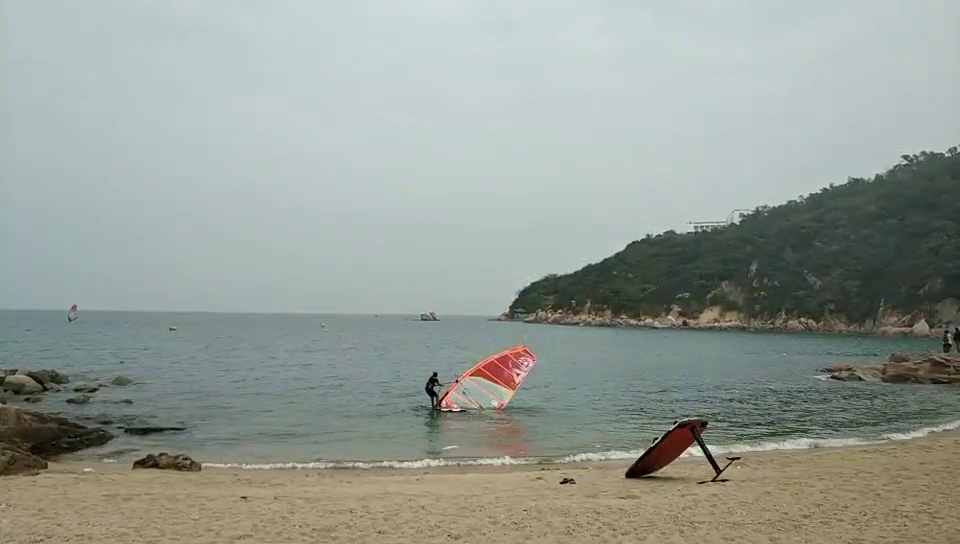
#> input picture frame 41 of source/boat.mp4, 960 x 544 px
$ python camshift.py
#> lines starting #> are read from the running program, lines starting #| are printed output that depends on the picture; after the words box and inside, x2 and y2 are one past the last pixel; in counts of white or black regions, pixels touching at a corner belong together
### code/video.py
#!/usr/bin/env python

'''
Video capture sample.

Sample shows how VideoCapture class can be used to acquire video
frames from a camera of a movie file. Also the sample provides
an example of procedural video generation by an object, mimicking
the VideoCapture interface (see Chess class).

'create_capture' is a convenience function for capture creation,
falling back to procedural video in case of error.

Usage:
    video.py [--shotdir <shot path>] [source0] [source1] ...'

    sourceN is an
     - integer number for camera capture
     - name of video file
     - synth:<params> for procedural video

Synth examples:
    synth:bg=lena.jpg:noise=0.1
    synth:class=chess:bg=lena.jpg:noise=0.1:size=640x480

Keys:
    ESC    - exit
    SPACE  - save current frame to <shot path> directory

'''

# Python 2/3 compatibility
from __future__ import print_function

import numpy as np
import cv2 as cv

import re

from numpy import pi, sin, cos

# local modules
from tst_scene_render import TestSceneRender
import common

class VideoSynthBase(object):
    # [14 lines left out: function __init__, not called in this run]

    def render(self, dst):
        pass

    # [15 lines left out: function read, not called in this run]

    def isOpened(self):
        return True

class Book(VideoSynthBase):
    # [11 lines left out: functions __init__, read, not called in this run]

class Cube(VideoSynthBase):
    def __init__(self, **kw):
        super(Cube, self).__init__(**kw)
        self.render = TestSceneRender(cv.imread(cv.samples.findFile('pca_test1.jpg')), deformation = True,  speed = 1)

    # [5 lines left out: function read, not called in this run]

class Chess(VideoSynthBase):
    # [45 lines left out: functions __init__, draw_quads, render, not called in this run]


classes = dict(chess=Chess, book=Book, cube=Cube)

presets = dict(
    empty = 'synth:',
    lena = 'synth:bg=lena.jpg:noise=0.1',
    chess = 'synth:class=chess:bg=lena.jpg:noise=0.1:size=640x480',
    book = 'synth:class=book:bg=graf1.png:noise=0.1:size=640x480',
    cube = 'synth:class=cube:bg=pca_test1.jpg:noise=0.0:size=640x480'
)


def create_capture(source = 0, fallback = presets['chess']):
    '''source: <int> or '<int>|<filename>|synth [:<param_name>=<value> [:...]]'
    '''
    source = str(source).strip()

    # Win32: handle drive letter ('c:', ...)
    source = re.sub(r'(^|=)([a-zA-Z]):([/\\a-zA-Z0-9])', r'\1?disk\2?\3', source)
    chunks = source.split(':')
    chunks = [re.sub(r'\?disk([a-zA-Z])\?', r'\1:', s) for s in chunks]

    source = chunks[0]
    try: source = int(source)
    except ValueError: pass
    params = dict( s.split('=') for s in chunks[1:] )

    cap = None
    if source == 'synth':
        Class = classes.get(params.get('class', None), VideoSynthBase)
        try: cap = Class(**params)
        except: pass
    else:
        cap = cv.VideoCapture(source)
        if 'size' in params:
            w, h = map(int, params['size'].split('x'))
            cap.set(cv.CAP_PROP_FRAME_WIDTH, w)
            cap.set(cv.CAP_PROP_FRAME_HEIGHT, h)
    if cap is None or not cap.isOpened():
        print('Warning: unable to open video source: ', source)
        if fallback is not None:
            return create_capture(fallback, None)
    return cap

# [30 lines that do not run on import are left out]

### code/camshift.py
#!/usr/bin/env python

'''
Camshift tracker
================

This is a demo that shows mean-shift based tracking
You select a color objects such as your face and it tracks it.
This reads from video camera (0 by default, or the camera number the user enters)

[1] http://citeseerx.ist.psu.edu/viewdoc/summary?doi=10.1.1.14.7673

Usage:
------
    camshift.py [<video source>]

    To initialize tracking, select the object with mouse

Keys:
-----
    ESC   - exit
    b     - toggle back-projected probability visualization
'''

# Python 2/3 compatibility
from __future__ import print_function
import sys
PY3 = sys.version_info[0] == 3

if PY3:
    xrange = range

import numpy as np
import cv2 as cv

# local module
import video
from video import presets


class App(object):
    def __init__(self, video_src):
#> called with video_src = '../source/boat.mp4'
        self.cam = video.create_capture(video_src, presets['cube'])
        _ret, self.frame = self.cam.read()
#> self.frame is the input picture: shape (544, 960, 3); mean B, G, R 149.3, 157, 149.3
        cv.namedWindow('camshift')
        cv.setMouseCallback('camshift', self.onmouse)

        self.selection = None
        self.drag_start = None
        self.show_backproj = False
        self.track_window = None

    def onmouse(self, event, x, y, flags, param):
        if event == cv.EVENT_LBUTTONDOWN:
            self.drag_start = (x, y)
            self.track_window = None
        if self.drag_start:
            xmin = min(x, self.drag_start[0])
            ymin = min(y, self.drag_start[1])
            xmax = max(x, self.drag_start[0])
            ymax = max(y, self.drag_start[1])
            self.selection = (xmin, ymin, xmax, ymax)
        if event == cv.EVENT_LBUTTONUP:
            self.drag_start = None
            self.track_window = (xmin, ymin, xmax - xmin, ymax - ymin)

    def show_hist(self):
        bin_count = self.hist.shape[0]
        bin_w = 24
        img = np.zeros((256, bin_count*bin_w, 3), np.uint8)
        for i in xrange(bin_count):
            h = int(self.hist[i])
            cv.rectangle(img, (i*bin_w+2, 255), ((i+1)*bin_w-2, 255-h), (int(180.0*i/bin_count), 255, 255), -1)
        img = cv.cvtColor(img, cv.COLOR_HSV2BGR)
        cv.imshow('hist', img)

    def run(self):
        while True:
            _ret, self.frame = self.cam.read()
            vis = self.frame.copy()
            hsv = cv.cvtColor(self.frame, cv.COLOR_BGR2HSV)
#> hsv: shape (544, 960, 3); mean H, S, V 69.1, 34.6, 160.3
            mask = cv.inRange(hsv, np.array((0., 60., 32.)), np.array((180., 255., 255.)))
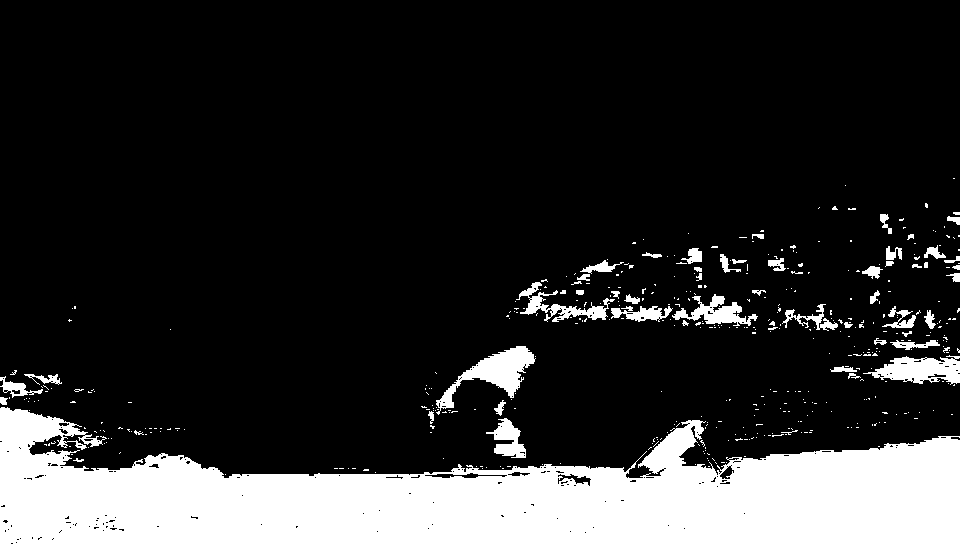
#> mask: shape (544, 960); 17.9% white; 459 white regions (403 under 20 px), largest, box (x1, y1, x2, y2) and area: (0, 407, 960, 544) 80692, (436, 346, 536, 415) 2164, (863, 355, 960, 385) 1705

            if self.selection:
                x0, y0, x1, y1 = self.selection
                hsv_roi = hsv[y0:y1, x0:x1]
                mask_roi = mask[y0:y1, x0:x1]
                hist = cv.calcHist( [hsv_roi], [0], mask_roi, [16], [0, 180] )
                cv.normalize(hist, hist, 0, 255, cv.NORM_MINMAX)
                self.hist = hist.reshape(-1)
                self.show_hist()

                vis_roi = vis[y0:y1, x0:x1]
                cv.bitwise_not(vis_roi, vis_roi)
                vis[mask == 0] = 0

            if self.track_window and self.track_window[2] > 0 and self.track_window[3] > 0:
                self.selection = None
                prob = cv.calcBackProject([hsv], [0], self.hist, [0, 180], 1)
                prob &= mask
                term_crit = ( cv.TERM_CRITERIA_EPS | cv.TERM_CRITERIA_COUNT, 10, 1 )
                track_box, self.track_window = cv.CamShift(prob, self.track_window, term_crit)

                if self.show_backproj:
                    vis[:] = prob[...,np.newaxis]
                try:
                    cv.ellipse(vis, track_box, (0, 0, 255), 2)
                except:
                    print(track_box)

            cv.imshow('camshift', vis)

            ch = cv.waitKey(5)
#> (key Esc is pressed here)
            if ch == 27:
                break
            if ch == ord('b'):
                self.show_backproj = not self.show_backproj
        cv.destroyAllWindows()


if __name__ == '__main__':
    print(__doc__)
    import sys
    try:
        video_src = "../source/boat.mp4"
    except:
        video_src = 0
    App(video_src).run()

$ run again, starting later in the video
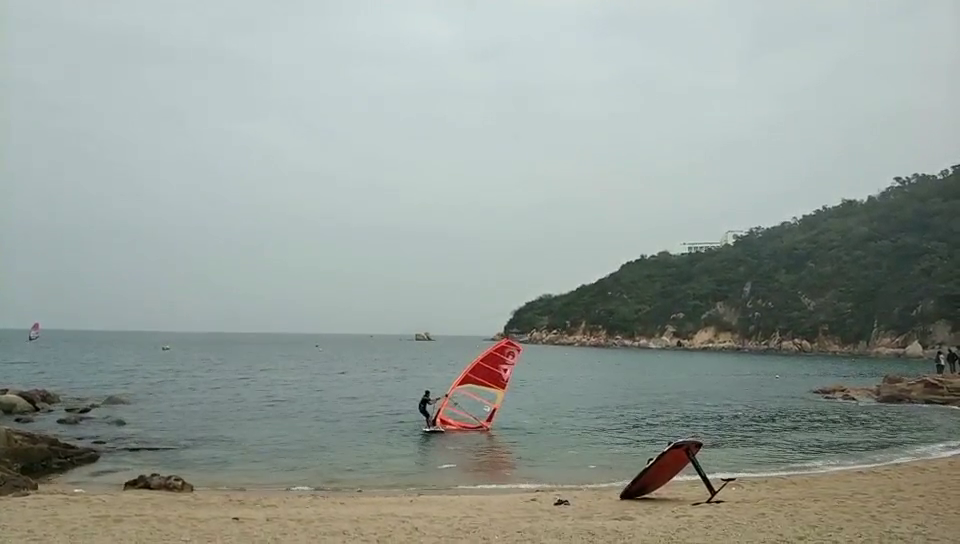
#> input picture frame 188 of source/boat.mp4, 960 x 544 px
#> in __init__, self.frame is the input picture: shape (544, 960, 3); mean B, G, R 151.5, 157.6, 149.3
#> hsv: shape (544, 960, 3); mean H, S, V 72.1, 32.4, 160.4
#> in run, `mask = cv.inRange(hsv, np.array((0., 60., 32.)), np.array((180., 255.,..`:
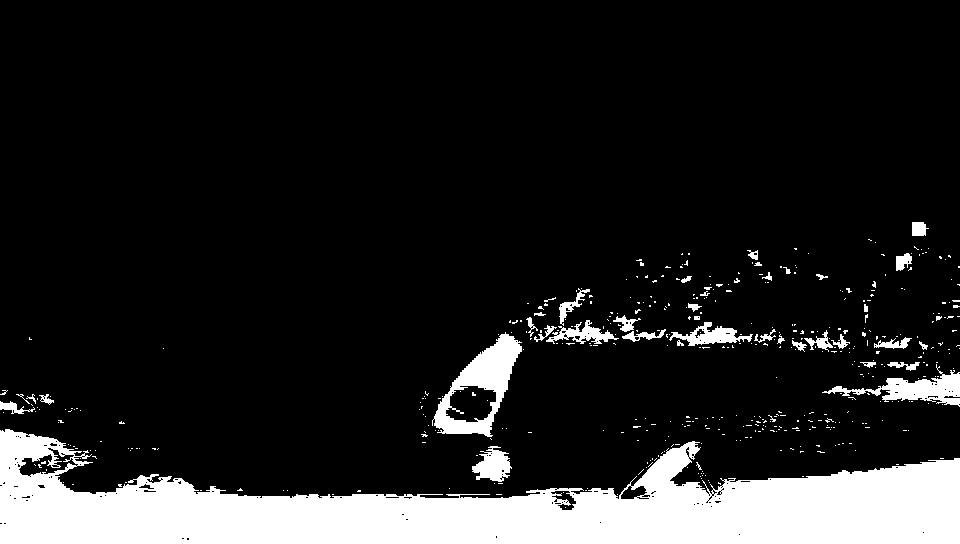
#> mask: shape (544, 960); 13.7% white; 467 white regions (428 under 20 px), largest, box (x1, y1, x2, y2) and area: (0, 429, 960, 544) 59156, (432, 332, 522, 437) 3554, (822, 364, 960, 407) 1949

$ run again, starting later in the video
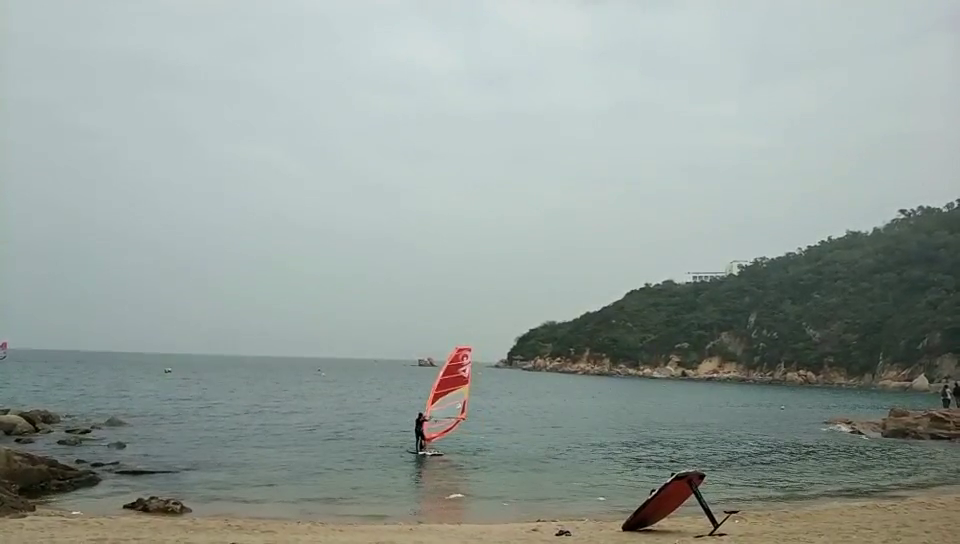
#> input picture frame 334 of source/boat.mp4, 960 x 544 px
#> in __init__, self.frame is the input picture: shape (544, 960, 3); mean B, G, R 154.2, 159, 148.8
#> hsv: shape (544, 960, 3); mean H, S, V 75.7, 29.8, 160.8
#> in run, `mask = cv.inRange(hsv, np.array((0., 60., 32.)), np.array((180., 255.,..`:
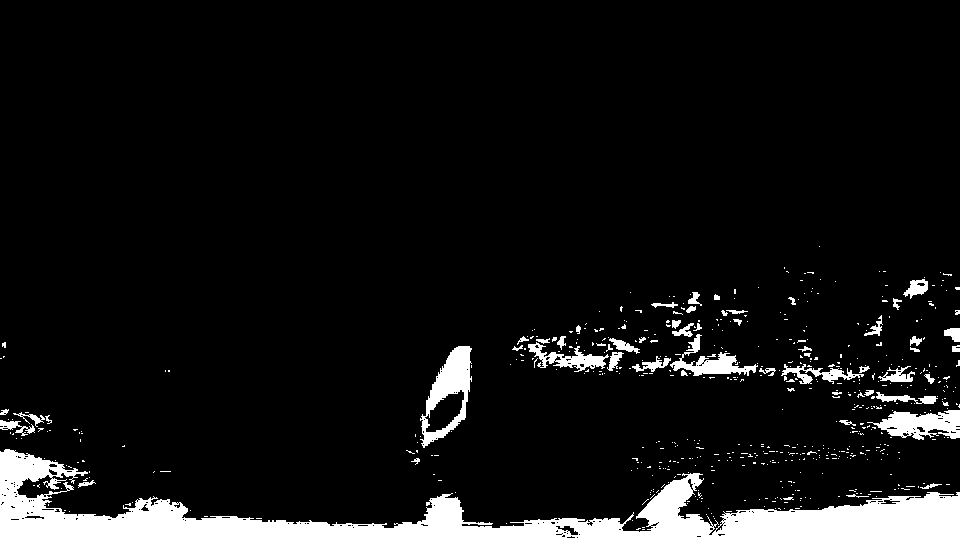
#> mask: shape (544, 960); 8.5% white; 580 white regions (524 under 20 px), largest, box (x1, y1, x2, y2) and area: (0, 449, 960, 544) 32551, (420, 346, 472, 448) 2188, (867, 410, 960, 440) 1658
